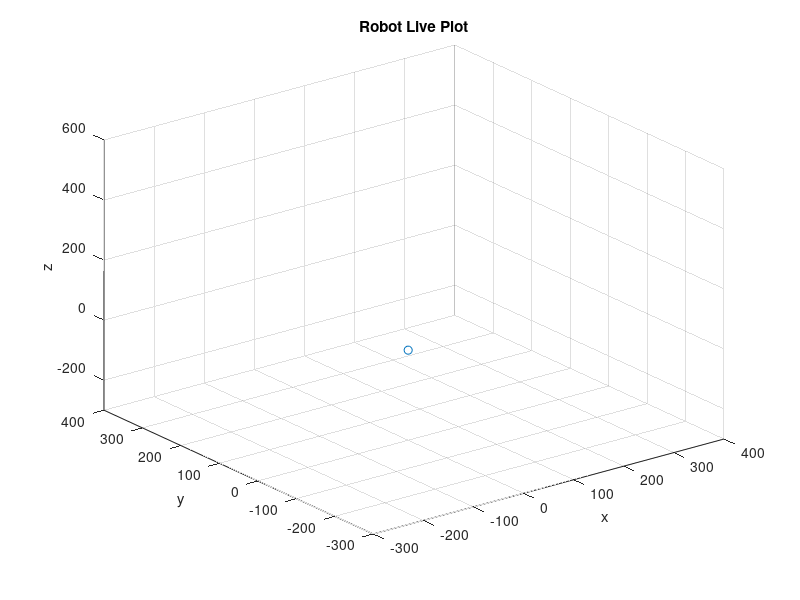

The MATLAB script that drew this image:
%intialize live plot, end factor trajectory plot and force vector plot
%%%%%%%%%%%%%%%%%%%%%%%%%%%%%%%%%%%%%%%%%%%%%%%%%%%%%%%%%%%%%%%%%%%%%%%%%%%
function [PLOTTT,TF] = LivePlot( )
    figure(1);
    PLOTTT = plot3(0,0,0,'-o');
    grid('on')
    xlim([-300 400])
    ylim([-300 400])
    zlim([-300 600])
    xlabel('x')
    ylabel('y')
    zlabel('z')
    title('Robot Live Plot')
     hold on;
    TF = quiver3(0,0,0,0,0,0);
    set(PLOTTT,'XDataSource','ACTUALX');
    set(PLOTTT,'YDataSource','ACTUALY');
    set(PLOTTT,'ZDataSource','ACTUALZ');
   
    Enddd = plot3(0,0,0,'-');
    set(TF,'XDataSource','TIP(1)');
    set(TF,'YDataSource','TIP(2)');
    set(TF,'ZDataSource','TIP(3)');
    set(TF,'UDataSource','TForce(1)');
    set(TF,'VDataSource','TForce(2)');
    set(TF,'WDataSource','TForce(3)');
    hold off;
    set(Enddd,'XDataSource','OutputTIP(:,1)');
    set(Enddd,'YDataSource','OutputTIP(:,2)');
    set(Enddd,'ZDataSource','OutputTIP(:,3)');
    
end

